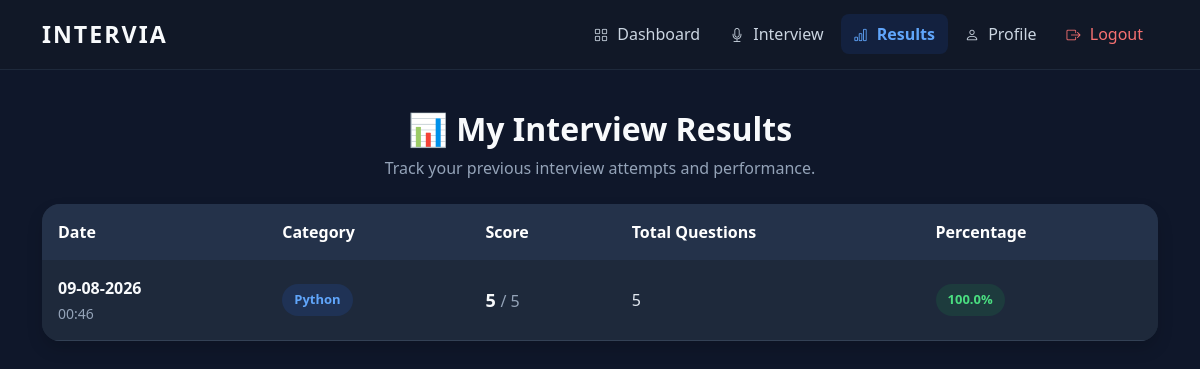
The app's page /results (signed in) with its own data.
### app/models.py (models this page shows)
class Result(db.Model):
    __tablename__ = "results"
    id = db.Column(db.Integer, primary_key=True)
    user_id = db.Column(
        db.Integer,
        db.ForeignKey("users.id"),
        nullable=False
    )
    category_id = db.Column(
        db.Integer,
        db.ForeignKey("categories.id"),
        nullable=False
    )
    score = db.Column(db.Integer, nullable=False)
    total_questions = db.Column(db.Integer, nullable=False)
    date = db.Column(
        db.DateTime,
        default=lambda: datetime.now(ZoneInfo("Asia/Kolkata"))
    )
    user = db.relationship("User", backref="results")
    category = db.relationship("Category", backref="results")

class Category(db.Model):
    __tablename__ = "categories"
    id = db.Column(db.Integer, primary_key=True)
    category_name = db.Column(
        db.String(100),
        unique=True,
        nullable=False
    )

### app/routes.py (the view)
@main.route("/results")
def results():
    if "user" not in session:
        return redirect(url_for("main.login"))
    user = User.query.filter_by(
        username=session["user"]
    ).first()
    results = Result.query.filter_by(
        user_id=user.id
    ).all()
    return render_template(
        "results.html",
        results=results
    )

### app/templates/results.html (shortened to what this page needs)
{% extends "base.html" %}
{% block content %}
<div class="container py-4">
    <div class="results-header mb-4">
        <h2 class="fw-bold">
            📊 My Interview Results
        </h2>
        <p>
            Track your previous interview attempts and performance.
        </p>
    </div>
    {% if results %}
    <div class="results-table-card shadow">
        <div class="table-responsive">
            <table class="table results-table mb-0">
                <thead>
                    <tr>
                        <th>Date</th>
                        <th>Category</th>
                        <th>Score</th>
                        <th>Total Questions</th>
                        <th>Percentage</th>
                    </tr>
                </thead>
                <tbody>
                    {% for result in results %}
                    {% set percentage =
                        (result.score / result.total_questions * 100)
                        |round if result.total_questions > 0 else 0
                    %}
                    <tr>
                        <td>
                            <div class="result-date">
                                <strong>
                                    {{ result.date.strftime("%d-%m-%Y") }}
                                </strong>
                                <small>
                                    {{ result.date.strftime("%H:%M") }}
                                </small>
                            </div>
                        </td>
                        <td>
                            <span class="category-badge">
                                {{ result.category.category_name }}
                            </span>
                        </td>
                        <td>
                            <strong class="score-value">
                                {{ result.score }}
                            </strong>
                            <span class="score-total">
                                / {{ result.total_questions }}
                            </span>
                        </td>
                        <td>
                            {{ result.total_questions }}
                        </td>
                        <td>
                            {% if percentage >= 80 %}
                                <span class="percentage-badge excellent">
                                    {{ percentage }}%
                                </span>
                            {% elif percentage >= 60 %}
                                <span class="percentage-badge good">
                                    {{ percentage }}%
                                </span>
                            {% else %}
                                <span class="percentage-badge needs-practice">
                                    {{ percentage }}%
                                </span>
                            {% endif %}
                        </td>
                    </tr>
                    {% endfor %}
                </tbody>
            </table>
        </div>
    </div>
    {% endif %}
</div>
{% endblock %}

### app/static/css/style.css (style rules this page uses)
body { background:#0f172a; color:#f8fafc; }
.table { border-radius:12px; overflow:hidden; }
.table thead th { background:#24324a !important; color:#ffffff !important; border-color:#334155; }
.table tbody td { background:#ffffff; color:#212529; padding:16px; }
.table td, .table th { vertical-align: middle; padding: 12px 16px; }
.excellent { background: rgba(22, 163, 74, 0.15); color: #4ade80; }
.results-header { text-align: center; }
.results-header h2 { color: #f8fafc; }
.results-header p { color: #94a3b8; }
.results-table-card { background: #1e293b; border-radius: 18px; overflow: hidden; }
.results-table { color: #f8fafc; margin: 0; }
.results-table thead th { background: #24324a !important; color: #ffffff !important; border: none; padding: 16px; white-space: nowrap; }
.results-table tbody td { background: #1e293b !important; color: #e2e8f0; border-color: #334155; padding: 16px; vertical-align: middle; }
.results-table tbody tr { transition: 0.25s; }
.result-date { display: flex; flex-direction: column; }
.result-date strong { color: #f8fafc; }
.result-date small { color: #94a3b8; margin-top: 3px; }
.category-badge { display: inline-block; background: rgba(37, 99, 235, 0.15); color: #60a5fa; padding: 6px 12px; border-radius: 20px; font-size: 13px; font-weight: 600; }
.score-value { color: #f8fafc; font-size: 18px; }
.score-total { color: #94a3b8; }
.percentage-badge { display: inline-block; padding: 6px 12px; border-radius: 20px; font-size: 13px; font-weight: 600; }
.percentage-badge.excellent { background: rgba(22, 163, 74, 0.15); color: #4ade80; }

### records on screen
Result: date "09-08-2026", date "00:46", category.category_name "Python", score "5", total_questions "5", percentage "100.0"
